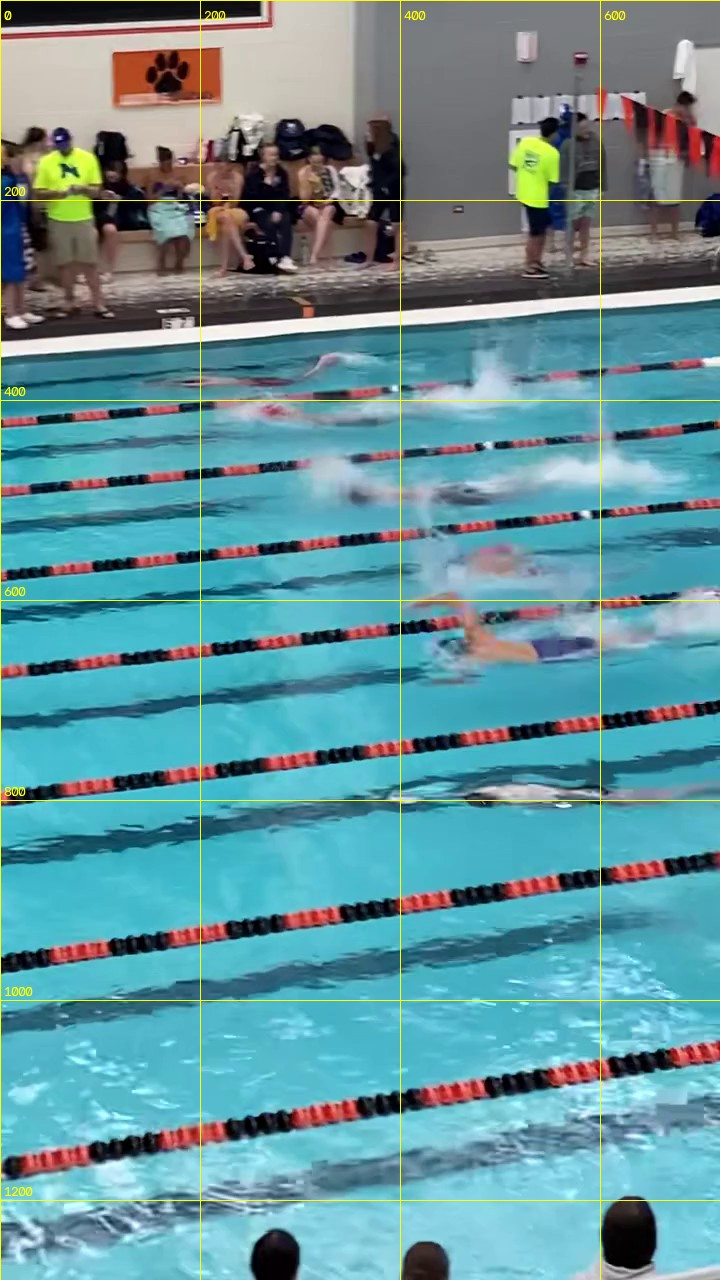
#> input picture first.jpg, 720 x 1280 px
$ python -i motion.py   (imports and definitions only)
#> lines starting #> are read from the running program, lines starting #| are printed output that depends on the picture; after the words box and inside, x2 and y2 are one past the last pixel; in counts of white or black regions, pixels touching at a corner belong together
#> further down, picture is the input picture: shape (1280, 720, 3); mean B, G, R 156.5, 148.9, 99.4
"""Camera motion estimation: how the whole picture moved between consecutive frames.

The camera is handheld and follows the swimmer, so a box that stays in the same place
on screen belongs to a swimmer who moved, and a box that jumped may belong to a
swimmer who stayed still. The tracker (1.4) therefore works in a stabilized "world"
frame: the pixel coordinates of frame 0, with every later frame mapped back into it.

Output: <race_id>.motion.parquet with one row per frame: the similarity transform
(uniform scale + rotation + translation) that maps pixels of frame f-1 to pixels of
frame f, as a, b, tx, ty with  x' = a*x - b*y + tx,  y' = b*x + a*y + ty.  Frame 0 is
the identity. `inliers` is how many background features agreed; 0 means we fell back
to a plain translation or gave up (identity).

Teaching notes
--------------
We find a few hundred corner-like points on a small grayscale copy of the previous
frame (lane ropes, deck edges, flags), follow them into the current frame with
pyramidal Lucas-Kanade optical flow, and fit one similarity transform to all of them
with RANSAC. RANSAC keeps the majority motion, which is the background; the swimmers
are a minority and get discarded as outliers. Scale captures zooming, which a plain
phase correlation cannot see. Working at 480 px wide makes this a few milliseconds a
frame; the transform is then rescaled to full resolution.
"""

from __future__ import annotations

import logging
from dataclasses import dataclass
from pathlib import Path

import cv2
import numpy as np
import pandas as pd

log = logging.getLogger("swimtech.motion")

MOTION_COLUMNS = ["frame", "a", "b", "tx", "ty", "inliers"]


@dataclass(frozen=True)
class MotionConfig:
    work_width: int = 480  # estimate on a frame downscaled to this width
    max_features: int = 500
    min_inliers: int = 15  # below this, fall back to phase correlation
    min_inlier_frac: float = 0.5  # ... and at least this share of tracked points must agree
    ransac_px: float = 3.0  # inlier threshold at work scale


# [131 lines left out: functions identity_rows, _estimate_pair, _mask_for, estimate_motion, not called in this run]


# ------------------------------------------------------------------ world transforms


def _as_matrix(a: float, b: float, tx: float, ty: float) -> np.ndarray:
    return np.array([[a, -b, tx], [b, a, ty], [0.0, 0.0, 1.0]], dtype=float)


# [61 lines left out: functions cumulative, apply, scale_of, boxes_to_world, boxes_to_frame, not called in this run]


# ------------------------------------------------------------------------ water mask

WATER_GRID_W = 80  # the mask is stored at this width (height follows the aspect ratio)


def water_mask(bgr: np.ndarray, grid_w: int = WATER_GRID_W) -> np.ndarray:
    """Where the water is, as a small uint8 grid (1 = water). Pool water is the one
    region that is reliably cyan-to-blue and saturated; spectators, the deck and a
    person in front of the lens are not. Holes from swimmers, splash and lane marks
    are closed, so a box on a swimmer still counts as mostly water.

    Teaching notes: HSV hue in OpenCV runs 0-180; cyan is ~90, blue ~120. Saturation
    separates water from white foam and grey tiles; value drops out shadows and dark
    clothing. A morphological close with a swimmer-sized kernel fills the holes."""
#> called with grid_w = 80
    small = cv2.resize(
        bgr,
        (320, max(int(round(320 * bgr.shape[0] / bgr.shape[1])), 8)),
        interpolation=cv2.INTER_AREA,
    )
    hsv = cv2.cvtColor(small, cv2.COLOR_BGR2HSV)
#> hsv: shape (569, 320, 3); mean H, S, V 88.3, 114.1, 166.1
    h, s, v = hsv[..., 0], hsv[..., 1], hsv[..., 2]
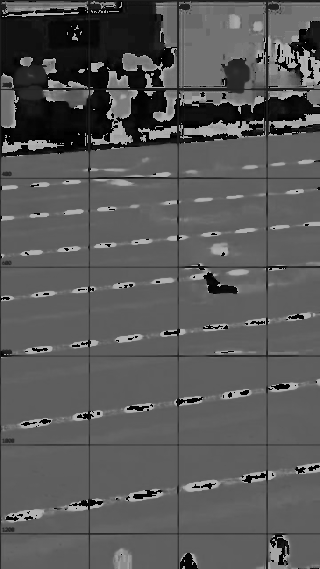
#> h: shape (569, 320); min 0, max 179, mean 88.3
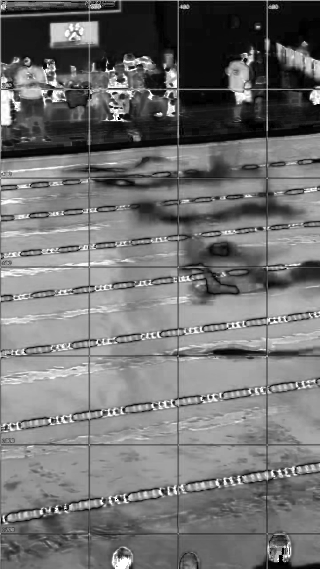
#> s: shape (569, 320); min 0, max 255, mean 114.1
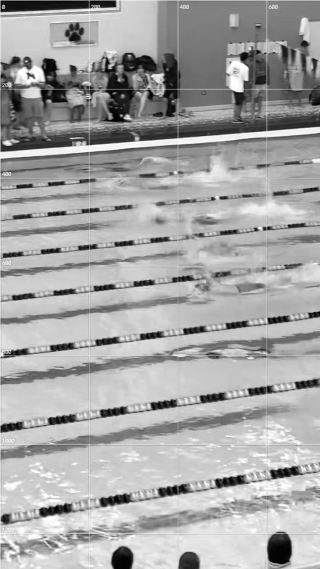
#> v: shape (569, 320); min 0, max 255, mean 166.1
    m = ((h >= 70) & (h <= 130) & (s >= 40) & (v >= 60)).astype(np.uint8)
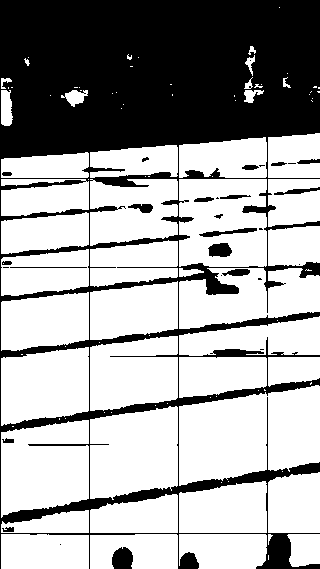
#> m: shape (569, 320); values 0 (black) and 1 (white), 64.7% white; 30 black regions (11 under 20 px), largest, box (x1, y1, x2, y2) and area: (0, 0, 320, 569) 62237, (112, 547, 133, 569) 385, (208, 243, 232, 257) 266
    k_close = max(3, small.shape[1] // 12)
#> k_close = 26
    m = cv2.morphologyEx(m, cv2.MORPH_CLOSE, np.ones((k_close, k_close), np.uint8))
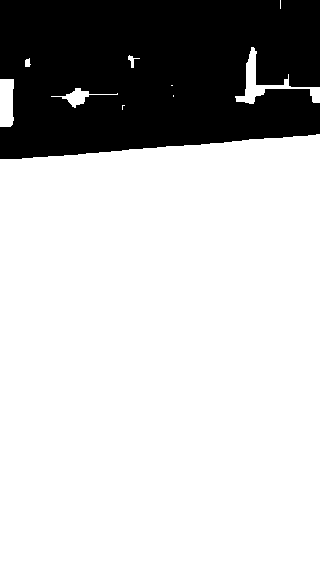
#> m: shape (569, 320); values 0 (black) and 1 (white), 75.2% white; 1 black region, box (x1, y1, x2, y2) and area: (0, 0, 320, 159) 45079
    k_dil = max(3, small.shape[1] // 40)
#> k_dil = 8
    m = cv2.dilate(m, np.ones((k_dil, k_dil), np.uint8))
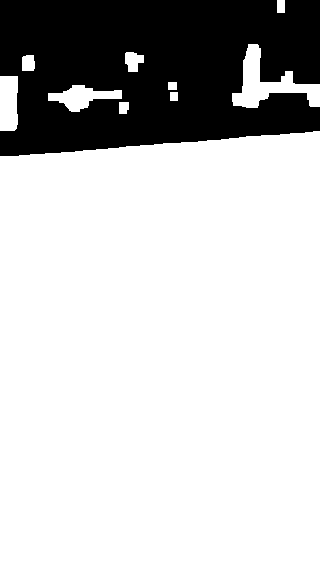
#> m: shape (569, 320); values 0 (black) and 1 (white), 77.4% white; 1 black region, box (x1, y1, x2, y2) and area: (0, 0, 320, 156) 41203
    grid_h = max(int(round(grid_w * bgr.shape[0] / bgr.shape[1])), 2)
#> grid_h = 142
    return (
        cv2.resize(m.astype(np.float32), (grid_w, grid_h), interpolation=cv2.INTER_AREA) >= 0.5
    ).astype(np.uint8)
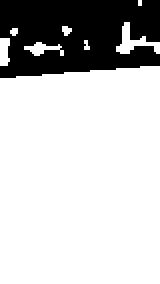
#> returned value: shape (142, 80) (shown 2 times larger); values 0 (black) and 1 (white), 77.4% white; 1 black region, box (x1, y1, x2, y2) and area: (0, 0, 80, 39) 2564


# [46 lines left out: functions water_fraction, estimate_water, load_water, not called in this run]

>>> import cv2
>>> picture = cv2.imread('../first.jpg')
>>> result = water_mask(picture)
